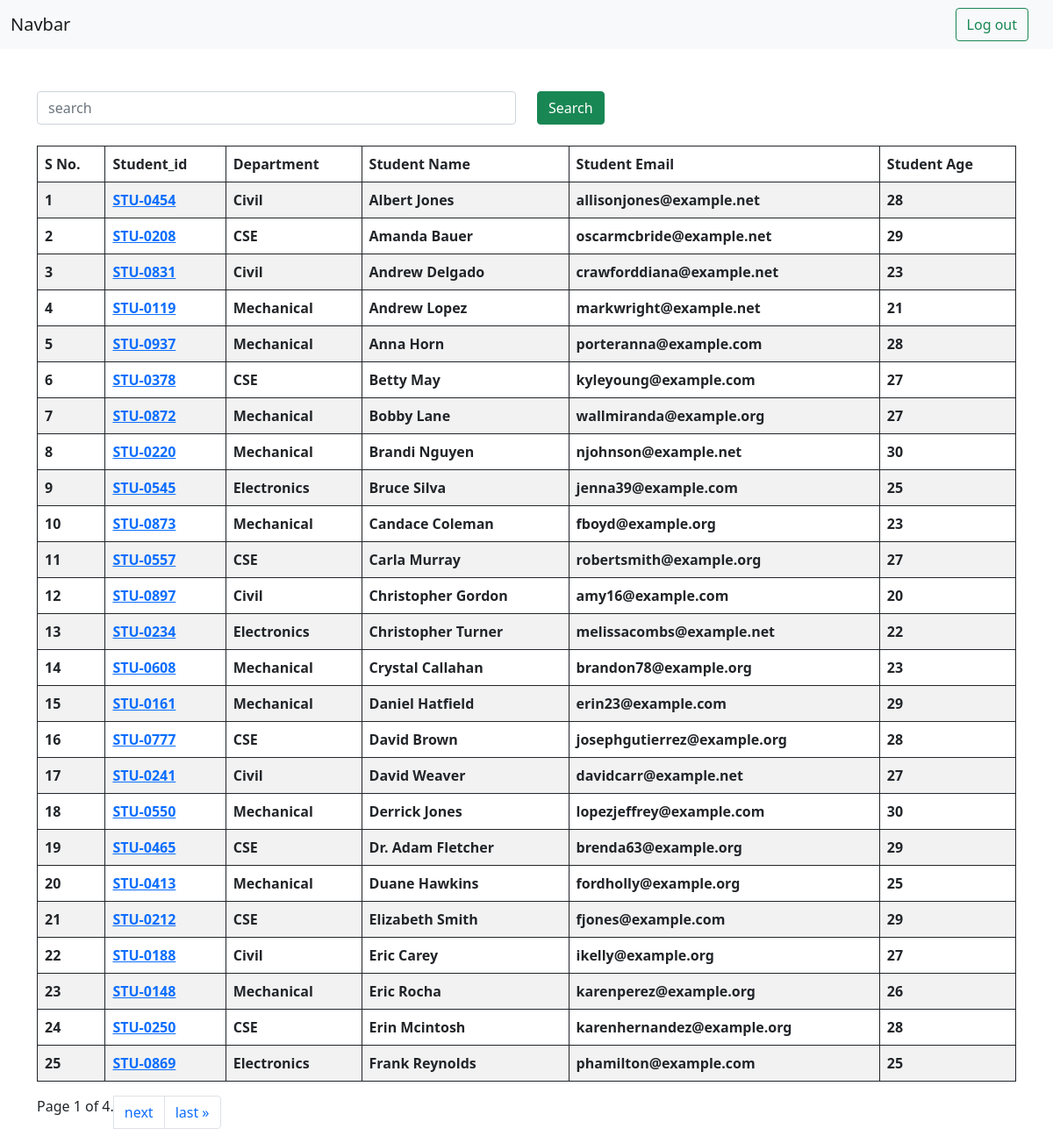
/students, run on the app's committed database.
### ReportCardApp/models.py (models this page shows, shortened)
class Student(models.Model):
    department=models.ForeignKey(Department, related_name='depart', on_delete=models.CASCADE)
    student_id=models.OneToOneField(StudentID,related_name="studentid",on_delete=models.CASCADE)
    student_name=models.CharField(max_length=100)
    student_email=models.EmailField(unique=True)
    student_age=models.IntegerField(default=18)
    student_addess=models.TextField()
    class Meta:
        ordering=['student_name']
        verbose_name="student"

class StudentID(models.Model):
    student_id= models.CharField(max_length=100)
    def __str__(self)->str:
        return self.student_id

class Department(models.Model):
    department=models.CharField(max_length=100)
    class Meta:
        ordering=['department']

### ReportCardApp/views.py (the view, shortened to what this page needs)
# urls.py: path('students',get_student,name='getstudents'),
def get_student(request):
    queryset= Student.objects.all()
    ranks = Student.objects.annotate(marks=Sum('studentmarks__marks')).order_by('-marks','-student_age')
    paginator = Paginator(queryset, 25)  # Show 25 contacts per page.
    page_number = request.GET.get("page",1)
    page_obj = paginator.get_page(page_number)
    return render(request ,'student.html',context={'queryset':page_obj})

### ReportCardApp/templates/student.html (shortened to what this page needs)
{%extends "base.html" %}
{% block content %}
<div class="container mt-5">
    <form class="mb-4">
        <div class="row">
            <div class="col-md-6">
               <input type="text" class="form-control" placeholder="search" name="search">
            </div>
             <div class="col-md-6">
                <button class="btn btn-success" >Search</button>
             </div>
          </div>
    </form>
    <table class="table table-striped table-bordered border-dark">
        <thead>
          <tr>
            <th scope="row">S No.</th>
            <th scope="col">Student_id</th>
            <th scope="col">Department</th>
            <th scope="col">Student Name</th>
            <th scope="col">Student Email</th>
            <th scope="col">Student Age</th>
          </tr>
        </thead>
        <tbody>
             {%  for student in queryset %}
          <tr>
            <th scope="row">{{forloop.counter}}</th>
            <th scope="col"> <a href="{% url 'see_marks' student.student_id %}">
              {{student.student_id }}
            </a>
            </th>
            <th scope="col">{{student.department.department}}</th>
            <th scope="col">{{student.student_name}}</th>
            <th scope="col">{{student.student_email}}</th>
            <th scope="col">{{student.student_age}}</th>
          </tr>
           {% endfor %}
        </tbody>
      </table>
      <nav aria-label="Page navigation example">
        <ul class="pagination">
            <span class="current">
               Page {{ queryset.number }} of {{ queryset.paginator.num_pages }}.
            </span>
        {% if queryset.has_next %}
        <li class="page-item"><a class="page-link" href="?page={{ queryset.next_page_number }}">next</a></li>
         <li class="page-item"><a class="page-link"  href="?page={{ queryset.paginator.num_pages }}">last &raquo;</a></li>
        {% endif %}
        </ul>
      </nav>
</div>
{% endblock %}

### ReportCardApp/templates/base.html (shortened to what this page needs)
<!DOCTYPE html>
<html lang="en">
<head>
    <link href="https://cdn.jsdelivr.net/npm/bootstrap@5.0.2/dist/css/bootstrap.min.css" rel="stylesheet">
</head>
<body>
        <nav class="navbar navbar-light bg-light">
           <div class="container-fluid">
            <a class="navbar-brand">Navbar</a>
            <button class="btn btn-outline-success mx-3" type="button">Log out</button>
        </div>
      </nav>
          {% block content%}
          {% endblock%}
</body>
</html>

### data on the page
Student: student_id "STU-0454", department.department "Civil", student_name "Albert Jones", student_email "allisonjones@example.net", student_age "28"
Student: student_id "STU-0208", department.department "CSE", student_name "Amanda Bauer", student_email "oscarmcbride@example.net", student_age "29"
Student: student_id "STU-0831", department.department "Civil", student_name "Andrew Delgado", student_email "crawforddiana@example.net", student_age "23"
Student: student_id "STU-0119", department.department "Mechanical", student_name "Andrew Lopez", student_email "markwright@example.net", student_age "21"
Student: student_id "STU-0937", department.department "Mechanical", student_name "Anna Horn", student_email "porteranna@example.com", student_age "28"
Student: student_id "STU-0378", department.department "CSE", student_name "Betty May", student_email "kyleyoung@example.com", student_age "27"
Student: student_id "STU-0872", department.department "Mechanical", student_name "Bobby Lane", student_email "wallmiranda@example.org", student_age "27"
Student: student_id "STU-0220", department.department "Mechanical", student_name "Brandi Nguyen", student_email "njohnson@example.net", student_age "30"
Student: student_id "STU-0545", department.department "Electronics", student_name "Bruce Silva", student_email "jenna39@example.com", student_age "25"
Student: student_id "STU-0873", department.department "Mechanical", student_name "Candace Coleman", student_email "fboyd@example.org", student_age "23"
Student: student_id "STU-0557", department.department "CSE", student_name "Carla Murray", student_email "robertsmith@example.org", student_age "27"
Student: student_id "STU-0897", department.department "Civil", student_name "Christopher Gordon", student_email "amy16@example.com", student_age "20"
Student: student_id "STU-0234", department.department "Electronics", student_name "Christopher Turner", student_email "melissacombs@example.net", student_age "22"
Student: student_id "STU-0608", department.department "Mechanical", student_name "Crystal Callahan", student_email "brandon78@example.org", student_age "23"
Student: student_id "STU-0161", department.department "Mechanical", student_name "Daniel Hatfield", student_email "erin23@example.com", student_age "29"
Student: student_id "STU-0777", department.department "CSE", student_name "David Brown", student_email "josephgutierrez@example.org", student_age "28"
Student: student_id "STU-0241", department.department "Civil", student_name "David Weaver", student_email "davidcarr@example.net", student_age "27"
Student: student_id "STU-0550", department.department "Mechanical", student_name "Derrick Jones", student_email "lopezjeffrey@example.com", student_age "30"
Student: student_id "STU-0465", department.department "CSE", student_name "Dr. Adam Fletcher", student_email "brenda63@example.org", student_age "29"
Student: student_id "STU-0413", department.department "Mechanical", student_name "Duane Hawkins", student_email "fordholly@example.org", student_age "25"
Student: student_id "STU-0212", department.department "CSE", student_name "Elizabeth Smith", student_email "fjones@example.com", student_age "29"
Student: student_id "STU-0188", department.department "Civil", student_name "Eric Carey", student_email "ikelly@example.org", student_age "27"
Student: student_id "STU-0148", department.department "Mechanical", student_name "Eric Rocha", student_email "karenperez@example.org", student_age "26"
Student: student_id "STU-0250", department.department "CSE", student_name "Erin Mcintosh", student_email "karenhernandez@example.org", student_age "28"
Student: student_id "STU-0869", department.department "Electronics", student_name "Frank Reynolds", student_email "phamilton@example.com", student_age "25"

### other printed values
{{ queryset.number }} "1"
{{ queryset.paginator.num_pages }} "4"
